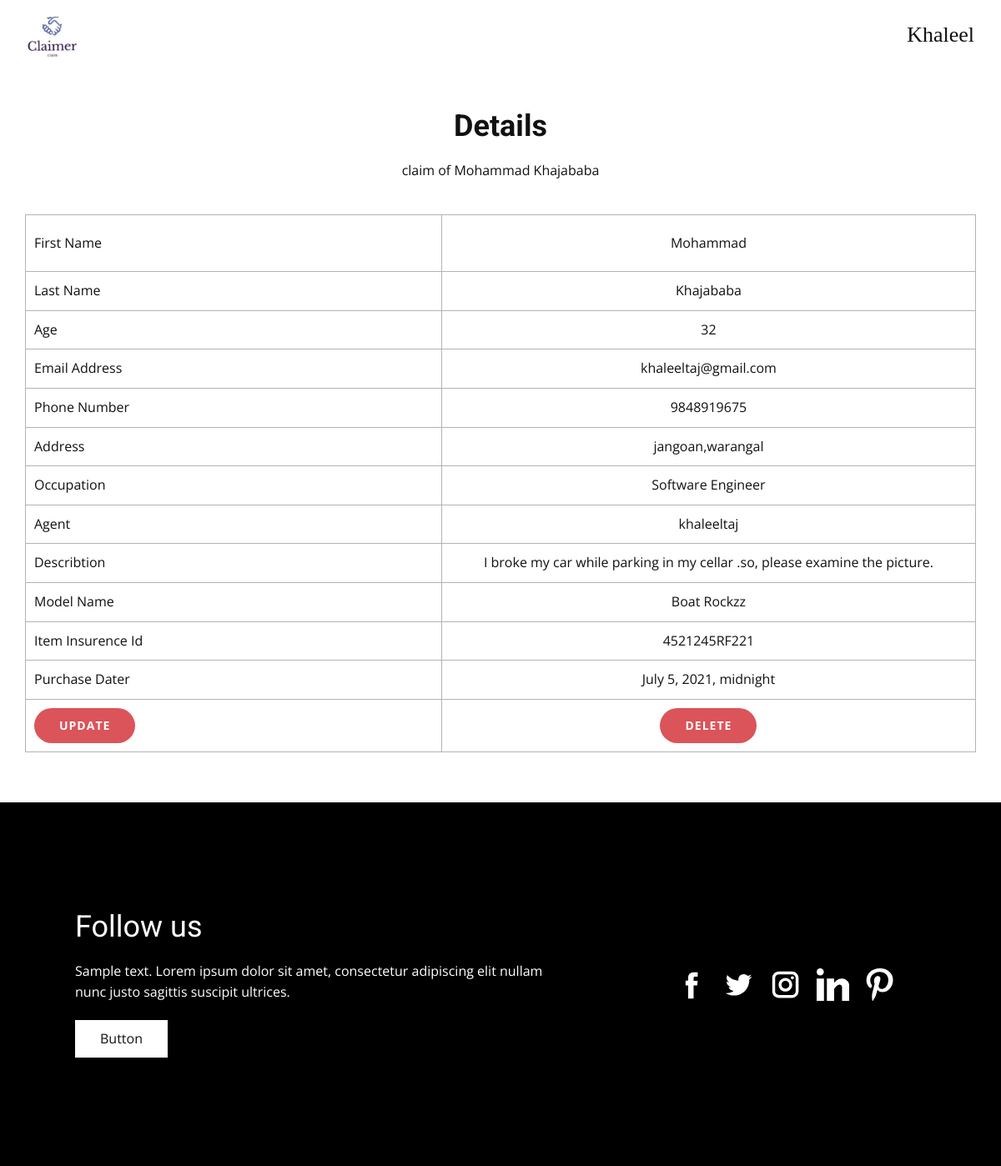
Page /claims/15/detail/ (signed in) on the committed database.
### claims/models.py (models this page shows)
class User(AbstractUser):
    username = models.CharField(max_length=20, unique=True)
    is_agent = models.BooleanField(default=False)
    email = models.EmailField(unique=True)
    pic = models.ImageField(blank=True, null=True, upload_to='images/')
    socialauth = models.BooleanField(default = True)

class LeadDetails(models.Model):
    user = models.ForeignKey(User,on_delete = models.DO_NOTHING,default = None)
    first_name = models.CharField(max_length=20)
    last_name = models.CharField(max_length=20)
    age = models.IntegerField()
    phone =  PhoneNumberField(null=False,blank=False,default =None)
    email = models.EmailField()
    is_selected = models.BooleanField(default=False)
    is_v = models.BooleanField(default = True)
    address = models.CharField(max_length=150)
    occupation = models.CharField(max_length=20)
    agent = models.ForeignKey(AgentUser, on_delete=models.DO_NOTHING,default = None)
    image = models.ImageField(null=True, blank=True, upload_to="images/")
    describtion = models.CharField(max_length=200)

class AgentUser(models.Model):
    user = models.OneToOneField(
        User, on_delete=models.CASCADE,primary_key = True)
    phone_number = PhoneNumberField(null=False,blank=False,default = None)
    is_available = models.BooleanField(default = False)

class ObjectDetails(models.Model):
    lead = models.ForeignKey(LeadDetails,on_delete = models.CASCADE,default = None)
    item_name = models.CharField(max_length=30)
    UID =models.CharField(max_length=20,unique = True)
    Pdate = models.DateTimeField(default = now)

### claims/views.py (the view, shortened to what this page needs)
# urls.py: path('<int:pk>/detail/',Leadproperties,name = 'detail'),
def Leadproperties(request,pk):
    data = LeadDetails.objects.filter(id = pk).first()
    user = request.user
    if user.is_agent:
        auser = User.objects.filter(username = user).first()
        agent = AgentUser.objects.filter(user = auser).first()
    if data.is_v:
        vech = VechileDetails.objects.filter(lead = data).first()
        context = {
        'data':data,
        'vech':vech,
        'user':user,
        'pk':pk
        }
    else:
        obje = ObjectDetails.objects.filter(lead = data).first()
        context = {
        'data':data,
        'obj':obje,
        'user':user,
        'pk':pk
        }
    return render(request,"Details.html",context)

### templates/Details.html (shortened to what this page needs)
{% load static %}
<!DOCTYPE html>
<html style="font-size: 16px;">
  <head>
     <link rel="stylesheet" href="{% static 'css/nicepage.css' %}" media="screen">
<link rel="stylesheet" href="{% static 'css/Details.css' %}" media="screen">
  </head>
  <body class="u-body"><header class="u-clearfix u-header u-header" id="sec-6773"><div class="u-clearfix u-sheet u-sheet-1">
        <a href="{% url 'landingpage' %}" class="u-image u-logo u-image-1">
           <img src="{% static 'images/logo.jfif' %}" class="u-logo-image u-logo-image-1">
        </a>
        <nav class="u-align-left u-dropdown-icon u-menu u-menu-dropdown u-nav-spacing-25 u-offcanvas u-menu-1" data-responsive-from="XL">
          <div class="menu-collapse">
            {% if user.is_authenticated %}
            <a class="u-button-style u-nav-link" href="#" style="font-size: calc(1em + 10px); color: rgb(17, 17, 17) !important; padding: 14px 18px;">
               {{user.username}}
            </a>
            {% endif %}
          </div>
        </nav>
      </div></header>
    <section class="u-align-center u-clearfix u-section-1" id="sec-d30e">
      <div class="u-clearfix u-sheet u-valign-middle u-sheet-1">
        <h2 class="u-text u-text-default u-text-1">Details</h2>
        <p class="u-text u-text-2">claim of {{data.first_name}} {{data.last_name}}</p>
        <div class="u-expanded-width u-table u-table-responsive u-table-1">
          <table class="u-table-entity u-table-entity-1">
            <colgroup>
              <col width="43.8%">
              <col width="56.2%">
            </colgroup>
            <tbody class="u-align-center u-table-body">
              <tr style="height: 68px;">
                <td class="u-align-left u-border-1 u-border-grey-30 u-first-column u-table-cell">First Name</td>
                <td class="u-border-1 u-border-grey-30 u-table-cell ">{{data.first_name}}</td>
              </tr>
              <tr style="height: 30px;">
                <td class="u-align-left u-border-1 u-border-grey-30 u-first-column u-table-cell">Last Name</td>
                <td class="u-border-1 u-border-grey-30 u-table-cell">{{data.last_name}}
                </td>
              </tr>
              <tr style="height: 30px;">
                <td class="u-align-left u-border-1 u-border-grey-30 u-first-column u-table-cell">Age</td>
                <td class="u-border-1 u-border-grey-30 u-table-cell">{{data.age}}
                </td>
              </tr>
              <tr style="height: 30px;">
                <td class="u-align-left u-border-1 u-border-grey-30 u-first-column u-table-cell">Email Address</td>
                <td class="u-border-1 u-border-grey-30 u-table-cell">{{data.email}}
                </td>
              </tr>
              <tr style="height: 30px;">
                <td class="u-align-left u-border-1 u-border-grey-30 u-first-column u-table-cell">Phone Number</td>
                <td class="u-border-1 u-border-grey-30 u-table-cell">{{data.phone}}
                </td>
              </tr>
              <tr style="height: 30px;">
                <td class="u-align-left u-border-1 u-border-grey-30 u-first-column u-table-cell">Address</td>
                <td class="u-border-1 u-border-grey-30 u-table-cell">{{data.address}}
                </td>
              </tr>
              <tr style="height: 30px;">
                <td class="u-align-left u-border-1 u-border-grey-30 u-first-column u-table-cell">Occupation</td>
                <td class="u-border-1 u-border-grey-30 u-table-cell">{{data.occupation}}
                </td>
              </tr>
              <tr style="height: 30px;">
                <td class="u-align-left u-border-1 u-border-grey-30 u-first-column u-table-cell">Agent</td>
                <td class="u-border-1 u-border-grey-30 u-table-cell">{{data.agent.user}}
                </td>
              </tr>
              <tr style="height: 30px;">
                <td class="u-align-left u-border-1 u-border-grey-30 u-first-column u-table-cell">Describtion</td>
                <td class="u-border-1 u-border-grey-30 u-table-cell">{{data.describtion}}
                </td>
              </tr>
              {% if data.is_v %}
              <tr style="height: 30px;">
                <td class="u-align-left u-border-1 u-border-grey-30 u-first-column u-table-cell">Licence Number</td>
                <td class="u-border-1 u-border-grey-30 u-table-cell">{{vech.license}}
                </td>
              </tr>
              <tr style="height: 30px;">
                <td class="u-align-left u-border-1 u-border-grey-30 u-first-column u-table-cell">Licence Holder</td>
                <td class="u-border-1 u-border-grey-30 u-table-cell">{{vech.licenseuser}}
                </td>
              </tr>
              <tr style="height: 30px;">
                <td class="u-align-left u-border-1 u-border-grey-30 u-first-column u-table-cell">RC Number</td>
                <td class="u-border-1 u-border-grey-30 u-table-cell">{{vech.Rigestration_Number}}
                </td>
              </tr>
              <tr style="height: 30px;">
                <td class="u-align-left u-border-1 u-border-grey-30 u-first-column u-table-cell">Attachments</td>
                <td class="u-border-1 u-border-grey-30 u-table-cell">Licence.pdf
                 <a href="{{vech.licencepic.url}}" download="{{vech.licencepic.url}}" class="font-medium text-indigo-600 hover:text-indigo-500">
                  Download
                </a>
                <br>
                RC.pdf
                <a href="{{vech.Rcpic.url}}" download="{{vech.Rcpic.url}}" class="font-medium text-indigo-600 hover:text-indigo-500">
                  Download
                </a>
                </td>
              </tr>
              {% else %}
              <tr style="height: 30px;">
                <td class="u-align-left u-border-1 u-border-grey-30 u-first-column u-table-cell">Model Name</td>
                <td class="u-border-1 u-border-grey-30 u-table-cell">{{obj.item_name}}
                </td>
              </tr>
              <tr style="height: 30px;">
                <td class="u-align-left u-border-1 u-border-grey-30 u-first-column u-table-cell">Item Insurence Id</td>
                <td class="u-border-1 u-border-grey-30 u-table-cell">{{obj.UID}}
                </td>
              </tr>
              <tr style="height: 30px;">
                <td class="u-align-left u-border-1 u-border-grey-30 u-first-column u-table-cell">Purchase Dater</td>
                <td class="u-border-1 u-border-grey-30 u-table-cell">{{obj.Pdate}}
                </td>
              </tr>
              {% endif %}
             {% if not user.is_agent %}
              <tr style="height: 50px;">
                <td class="u-align-left u-border-1 u-border-grey-30 u-table-cell"><a href="{% url 'claims:update' pk %}" class="u-btn u-btn-round u-button-style u-palette-2-base u-radius-50 u-btn-1" target="_blank">Update</a></td>
                <td class="u-border-1 u-border-grey-30 u-table-cell u-table-cell-14">
                  <a href="{% url 'claims:delete' pk %}" class="u-btn u-btn-round u-button-style u-palette-2-base u-radius-50 u-btn-1" target="_blank">Delete</a>
                </td>
              </tr>
              {% endif %}
            </tbody>
          </table>
        </div>
      </div>
    </section>
    <section class="u-black u-clearfix u-section-2" id="sec-fbbb">
      <div class="u-clearfix u-sheet u-valign-middle u-sheet-1">
        <div class="u-clearfix u-expanded-width u-layout-wrap u-layout-wrap-1">
          <div class="u-layout">
            <div class="u-layout-row">
              <div class="u-align-left u-container-style u-layout-cell u-left-cell u-size-32-md u-size-32-sm u-size-32-xs u-size-36-lg u-size-36-xl u-layout-cell-1">
                <div class="u-container-layout u-valign-middle u-container-layout-1">
                  <h2 class="u-text u-text-default u-text-1">Follow us</h2>
                  <p class="u-text u-text-2">Sample text. Lorem ipsum dolor sit amet, consectetur adipiscing elit nullam nunc justo sagittis suscipit ultrices.</p>
                  <a href="" class="u-btn u-button-style u-white u-btn-1">Button</a>
                </div>
              </div>
              <div class="u-align-left-sm u-align-left-xs u-align-right-lg u-align-right-md u-align-right-xl u-container-style u-layout-cell u-right-cell u-size-24-lg u-size-24-xl u-size-28-md u-size-28-sm u-size-28-xs u-layout-cell-2">
                <div class="u-container-layout u-valign-middle u-container-layout-2">
                  <div class="u-social-icons u-spacing-17 u-social-icons-1">
                    <a class="u-social-url" title="facebook" target="_blank" href="https://facebook.com/name"><span class="u-icon u-social-facebook u-social-icon u-text-white"><svg class="u-svg-link" preserveAspectRatio="xMidYMin slice" viewBox="0 0 112 112" style=""><use xmlns:xlink="http://www.w3.org/1999/xlink" xlink:href="#svg-2e4f"></use></svg></span>
                    </a>
                    <a class="u-social-url" title="twitter" target="_blank" href="https://twitter.com/name"><span class="u-icon u-social-icon u-social-twitter u-text-white"><svg class="u-svg-link" preserveAspectRatio="xMidYMin slice" viewBox="0 0 112 112" style=""><use xmlns:xlink="http://www.w3.org/1999/xlink" xlink:href="#svg-c508"></use></svg></span>
                    </a>
                    <a class="u-social-url" title="instagram" target="_blank" href="https://instagram.com/name"><span class="u-icon u-social-icon u-social-instagram u-text-white"><svg class="u-svg-link" preserveAspectRatio="xMidYMin slice" viewBox="0 0 112 112" style=""><use xmlns:xlink="http://www.w3.org/1999/xlink" xlink:href="#svg-9d85"></use></svg></span>
                    </a>
                    <a class="u-social-url" target="_blank" title="Custom" href=""><span class="u-icon u-social-custom u-social-icon u-text-white u-icon-4"><svg class="u-svg-link" preserveAspectRatio="xMidYMin slice" viewBox="0 0 512 512" style=""><use xmlns:xlink="http://www.w3.org/1999/xlink" xlink:href="#svg-ff0d"></use></svg></span>
                    </a>
                    <a class="u-social-url" target="_blank" title="Custom" href=""><span class="u-icon u-social-custom u-social-icon u-text-white u-icon-5"><svg class="u-svg-link" preserveAspectRatio="xMidYMin slice" viewBox="0 0 511.977 511.977" style=""><use xmlns:xlink="http://www.w3.org/1999/xlink" xlink:href="#svg-a3cb"></use></svg></span>
                    </a>
                  </div>
                </div>
              </div>
            </div>
          </div>
        </div>
      </div>
    </section>
  </body>
</html>

### static/css/Details.css (style rules this page uses)
.u-section-1 .u-sheet-1 { min-height: 585px; }
.u-section-1 .u-text-1 { font-weight: 700; margin: 60px auto 0; }
.u-section-1 .u-text-2 { width: 543px; margin: 20px auto 0; }
.u-section-1 .u-table-1 { margin: 40px auto 60px 0; }
.u-section-1 .u-table-entity-1 { min-height: 100px; }
.u-section-1 .u-table-cell-14 { font-weight: 400; }
.u-section-1 .u-btn-1 { border-style: none; font-size: 0.875rem; text-transform: uppercase; font-weight: 700; background-image: none; letter-spacing: 1px; }
.u-section-2 { background-image: none; }
.u-section-2 .u-sheet-1 { min-height: 369px; }
.u-section-2 .u-layout-wrap-1 { margin: 100px auto 100px 0; }
.u-section-2 .u-layout-cell-1 { min-height: 169px; }
.u-section-2 .u-container-layout-1 { padding: 30px 60px; }
.u-section-2 .u-text-1 { margin: 0 auto 0 0; }
.u-section-2 .u-text-2 { margin: 20px 0 0; }
.u-section-2 .u-btn-1 { background-image: none; border-style: none; margin: 20px 0 0; }
.u-section-2 .u-layout-cell-2 { min-height: 234px; }
.u-section-2 .u-container-layout-2 { padding: 30px 60px; }
.u-section-2 .u-social-icons-1 { height: 39px; min-height: 16px; width: 264px; min-width: 148px; margin: 0 auto; }
.u-section-2 .u-icon-4 { height: 100%; }
.u-section-2 .u-icon-5 { height: 100%; }

### rows in the picture
User: username "Khaleel"
LeadDetails: first_name "Mohammad", last_name "Khajababa", age "32", email "khaleeltaj@gmail.com", phone "9848919675", address "jangoan,warangal", occupation "Software Engineer", agent.user "khaleeltaj", describtion "I broke my car while parking in my cellar .so, please examine the picture."
ObjectDetails: item_name "Boat Rockzz", UID "4521245RF221", Pdate "July 5, 2021, midnight"
